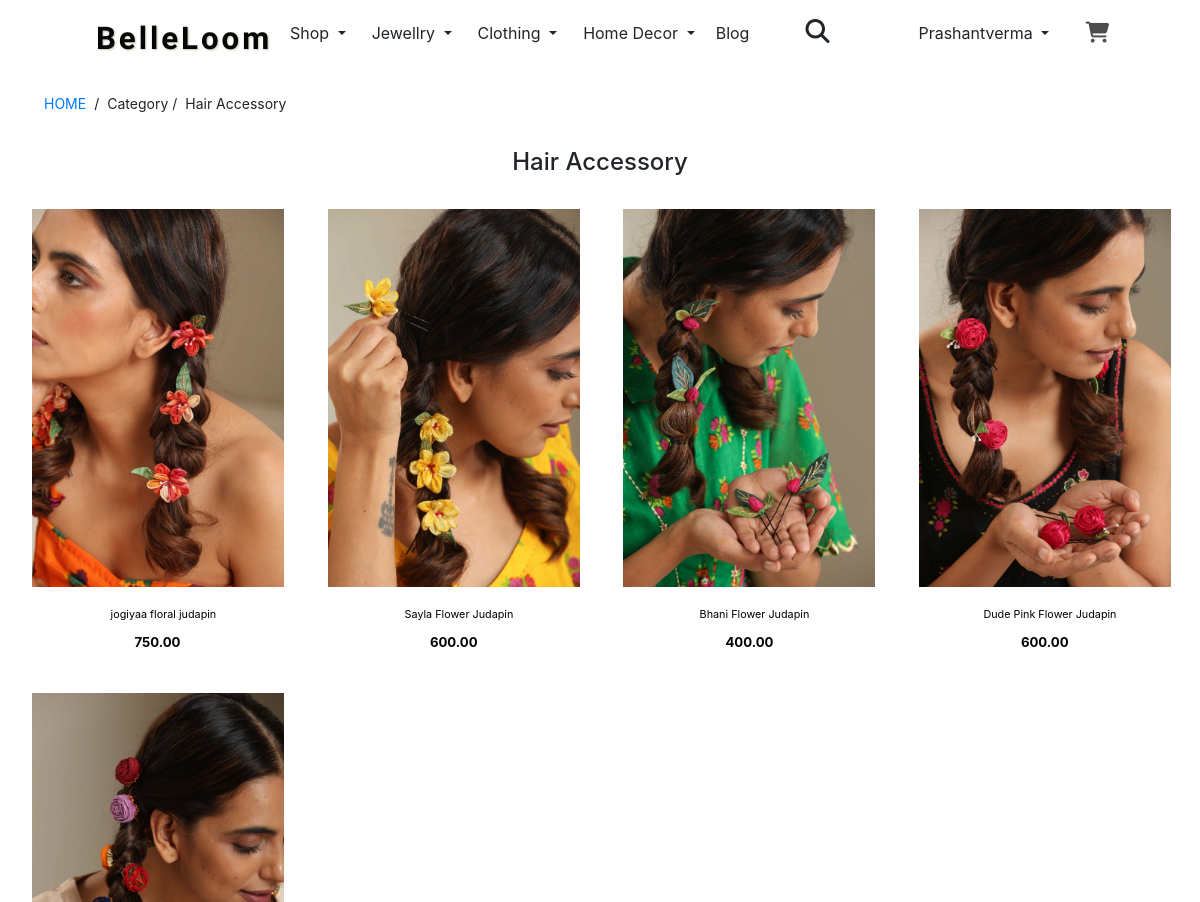
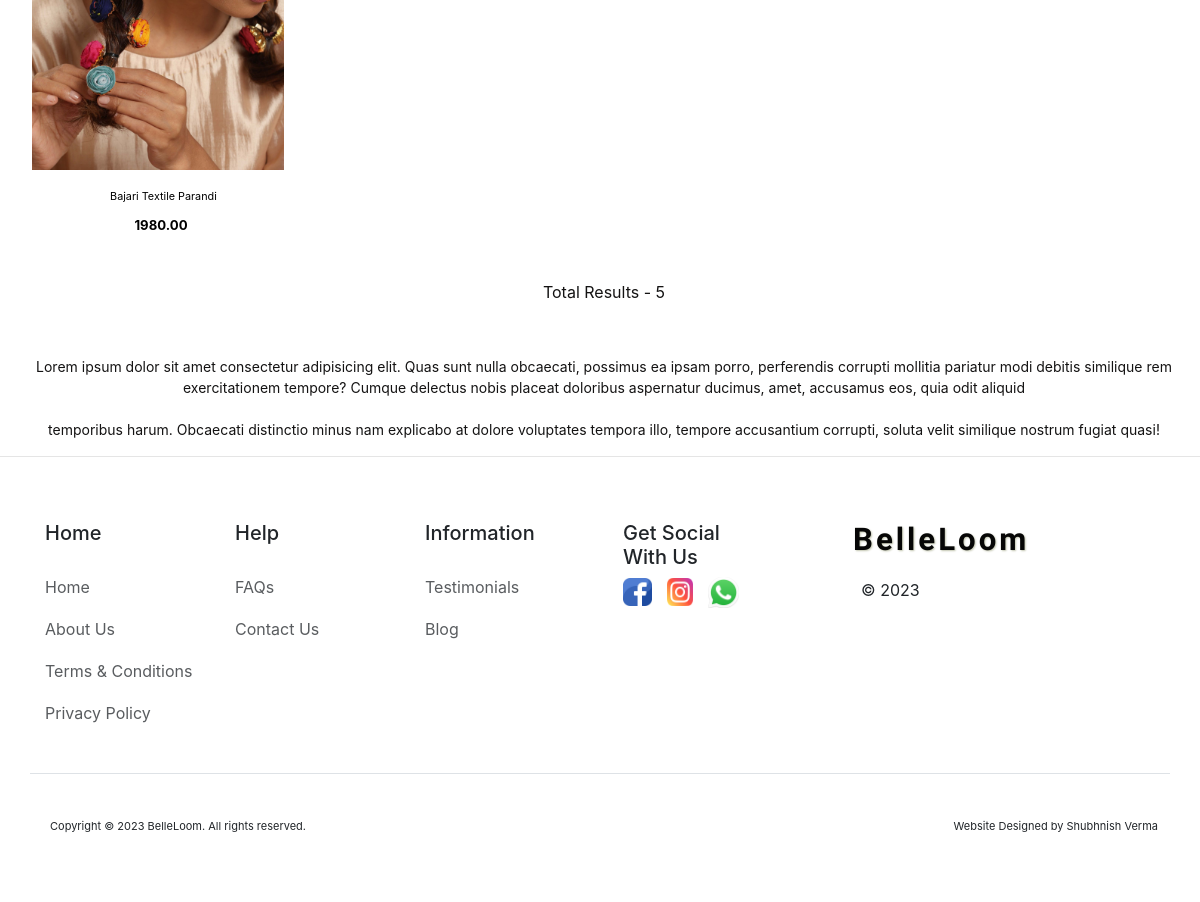
/category/Hair-Accessory (signed in), run on the app's committed database (2 pictures, top to bottom).
### store/models.py (models this page shows, shortened)
class Category(models.Model):
    slug = models.CharField(max_length=150, null=False, blank=False)
    Product_Name = models.CharField(max_length=150, null=False, blank=False)
    Image = models.ImageField(upload_to="store/images", null=True)
    Product_Desc = models.TextField(max_length=2000)
    status = models.BooleanField(default=False, help_text="0=default , 1=Hidden")
    trending = models.BooleanField(default=False, help_text="0=default , 1=Trending")
    meta_title = models.CharField(max_length=150)
    meta_keyword = models.CharField(max_length=150)
    meta_description = models.CharField(max_length=1000)
    created_at = models.DateTimeField(auto_now_add=True)

class Products(models.Model):
    category = models.ForeignKey(Category, on_delete=models.CASCADE)
    slug = models.CharField(max_length=150, null=False, blank=False)
    Product_Name = models.CharField(max_length=150, null=False, blank=False)
    Original_Price = models.DecimalField(max_digits=10, decimal_places=2)
    Selling_Price = models.DecimalField(max_digits=10, decimal_places=2)
    Product_Image_Main = models.ImageField(upload_to="store/images", null=False , default="")
    Product_Image2 = models.ImageField(upload_to="store/images", null=False , default="")
    Product_Image3 = models.ImageField(upload_to="store/images", null=False , default="")
    Product_Image4 = models.ImageField(upload_to="store/images", null=False , default="")
    Product_Quantity = models.PositiveIntegerField(default=0)
    size = models.CharField(max_length=20, default="")
    Product_Small_Desc = models.CharField(max_length=250)
    Product_Desc = models.TextField(max_length=2000)
    status = models.BooleanField(default=False, help_text="0=default , 1=Hidden")
    trending = models.BooleanField(default=False, help_text="0=default , 1=Trending")
    tag = models.CharField(max_length=150, null=True, blank=True)
    meta_title = models.CharField(max_length=150)
    meta_keyword = models.CharField(max_length=150)
    meta_description = models.CharField(max_length=1000)
    created_at = models.DateTimeField(auto_now_add=True)

### SVFashion/views.py (the view)
# urls.py: path('category/<str:slug>', views.categoryView, name="category" ),
def categoryView(request, slug):
    if(Category.objects.filter(slug=slug, status=0)):
        productsdata = Products.objects.filter(category__slug=slug)
        category_name = Category.objects.filter(slug=slug).first()
        data = {"productsdata": productsdata,
                "category_name" : category_name}
        return render(request, "CategoryPRODUCTS.html", data)
    else:
        messages.warning(request, "no such category found")
        return redirect("/")

### templates/CategoryPRODUCTS.html
{% extends "base.html" %}
{% block section %}
<head>
  <link rel="stylesheet" type="text/css" href="/static/css/CategoryPRODUCTS.css">
</head>
  <section>
    <div class="breadcrumb-category-product-mobile">
      <a href="{% url 'homepage' %}">HOME </a><p>/</p>
      <p>Category /</p>
      <p>{{ category_name.Product_Name }}</p>
    </div>
      <div>
        <h4 style="text-align: center;">{{ category_name.Product_Name }}</h4>
      </div>
    <div class="image-products-category row">
      {% if productsdata|length > 0 %}
      {% for item in productsdata %}
        <div class="col-lg-3 col-6 col-md-3 mb-3">
          <a href="{% url 'productview' item.category.slug item.slug %}" ><img src="/media/{{item.Product_Image_Main}}" class="d-block" alt="">
            <p>{{item.Product_Name}}</p><span>{{ item.Selling_Price }}</span>
          </a>
        </div>
        {% endfor %}
        {% else %}
        <h4 class="container text-center bg-body-secondary my-5 py-2">Products of this Category Coming Soon..</h4>
        {% endif %}
    </div>
    <div class="Result-Description">
      <p class="result">Total Results - {{ productsdata | length }}</p>
      <p>Lorem ipsum dolor sit amet consectetur adipisicing elit. Quas sunt nulla obcaecati, possimus ea ipsam porro,
        perferendis corrupti mollitia pariatur
        modi debitis similique rem exercitationem tempore? Cumque delectus nobis placeat doloribus aspernatur ducimus,
        amet, accusamus eos, quia odit aliquid
        <br><br>
        temporibus harum. Obcaecati distinctio minus nam explicabo at dolore voluptates tempora illo, tempore
        accusantium corrupti, soluta velit similique nostrum
        fugiat quasi!
      </p>
    </div>
  </section>
  {% endblock %}

### templates/header.html (shortened to what this page needs)
<!DOCTYPE html>
<html lang="en">
<head>
    <link href="https://cdn.jsdelivr.net/npm/bootstrap@5.3.2/dist/css/bootstrap.min.css" rel="stylesheet"
>
    <link rel="stylesheet" href="https://maxcdn.bootstrapcdn.com/bootstrap/4.5.2/css/bootstrap.min.css">
    <link rel="stylesheet" href="https://cdn.jsdelivr.net/npm/swiper@10/swiper-bundle.min.css" />
    <link rel="stylesheet" href="https://cdnjs.cloudflare.com/ajax/libs/font-awesome/6.4.2/css/all.min.css">
    <link rel="stylesheet" href="//cdn.jsdelivr.net/npm/alertifyjs@1.13.1/build/css/alertify.min.css" />
    <link rel="stylesheet" href="//cdn.jsdelivr.net/npm/alertifyjs@1.13.1/build/css/themes/default.min.css" />
    <link rel="stylesheet" type="text/css" href="/static/css/rastyle.css">
</head>
<body>
    <header>
        <div class="d-flex align-items-center justify-content-center py-0">
            <div class="col-md-2 mb-2 mb-md-0 me-md-1 me-4 me-sm-4">
                <a href="/" class="d-inline-flex link-body-emphasis text-decoration-none">
                    <h1 class="title-logo">BelleLoom</h1>
                </a>
            </div>
            <div class="dropdown">
                <h4 class="btn dropdown-toggle m-0" href="#" role="button" data-bs-toggle="dropdown"
                    aria-expanded="false">
                    Shop
                </h4>
            </div>
            <div class="dropdown">
                <h4 class="btn dropdown-toggle m-0" role="button" data-bs-toggle="dropdown" aria-expanded="false">
                    Jewellry
                </h4>
            </div>
            <div class="dropdown">
                <h4 class="btn dropdown-toggle m-0" role="button" data-bs-toggle="dropdown" aria-expanded="false">
                    Clothing
                </h4>
            </div>
            <div class="dropdown">
                <h4 class="btn dropdown-toggle m-0" role="button" data-bs-toggle="dropdown" aria-expanded="false">
                    Home Decor
                </h4>
            </div>
            <div>
                <a class="dropdown-item m-0 px-2" href="#">Blog</a>
            </div>
            <div class="dropdown-search mx-4">
                <i class="fa fa-search mx-4 fs-4" data-bs-toggle="dropdown"></i>
              </div>
            <div class="col-md-2 text-end">
                {% if request.user.is_authenticated %}
                <div class="dropdown">
                    <button class="btn dropdown-toggle" type="button" data-bs-toggle="dropdown" aria-expanded="false">
                        {{ request.user }}
                    </button>
                </div>
                {% else %}
                <a href=""><button type="button" class="btn me-1 log-button">Login</button></a>
                <a href=""><button type="button" class="btn signup-button">Sign-up</button></a>
                {% endif %}
            </div>
                <div class="cart-logo mb-2 d-flex">
                    <a href="{% url 'cartview' %}"><i class="fa-solid fa-cart-shopping"></i></a>
                </div>
        </div>
    </header>

### static/css/rastyle.css (style rules this page uses)
body { width: 100%; height: 100%; background-color: rgb(255, 255, 255); position: relative; }
header { position: sticky; top: 0; background-color: white; z-index: 999; padding-bottom: 8px; }
.title-logo { font-size: 2.6vw; font-weight: 600; font-family: 'Allura', cursive; color: rgb(6, 6, 6); text-shadow: 1px 1px 2px rgb(194, 197, 175); letter-spacing: 3px; }
.cart-logo a { padding-top: 0px; margin-right: 1.5vw; color: rgb(78, 77, 77); }
.cart-logo i { font-size: 21px; }
.dropdown-search { position: relative; }
.about-body-bg .left-about-menu div, p, a, ul { padding-left: 8px; padding-top: 10px; margin-top: 10px; }

### static/css/CategoryPRODUCTS.css (style rules this page uses)
section { width: 100%; height: 90%; }
.breadcrumb-category-product-mobile { font-size: 14px; display: flex; margin-top: 0; margin-left: 3vw; margin-bottom: 1.5vw; }
.image-products-category { width: 98.5%; display: flex; margin-left: 1vw; }
.image-products-category div { width: 100%; height:100%; padding-left: 1.2vw; }
.image-products-category a { text-decoration: none; color: black; text-align: center; line-height: 0.9; width: 50%; margin: 0; text-align: center; }
.image-products-category img { width: 21vw; height: 100%; margin-left: 0.5vw; }
.image-products-category a p { font-size: 0.9vw; font-weight: 400; margin-top: 0.8rem; margin-bottom: 0.6rem; text-align: center; }
.image-products-category a span { font-size: 1.1vw; font-weight: 700; margin-left: 5vw; padding: 0 4vw; }
.Result-Description { text-align: center; margin: 0vw 2vw; }
.Result-Description .result { text-align: center; margin-bottom: 3.5vw; margin-top: 1.5vw; font-size: 16px; }
.Result-Description p { font-size: 14px; color: rgb(20, 19, 19); }

### data on the page
Category: Product_Name "Hair Accessory"
Products: Product_Image_Main (picture), Product_Name "jogiyaa floral judapin", Selling_Price "750.00"
Products: Product_Image_Main (picture), Product_Name "Sayla Flower Judapin", Selling_Price "600.00"
Products: Product_Image_Main (picture), Product_Name "Bhani Flower Judapin", Selling_Price "400.00"
Products: Product_Image_Main (picture), Product_Name "Dude Pink Flower Judapin", Selling_Price "600.00"
Products: Product_Image_Main (picture), Product_Name "Bajari Textile Parandi", Selling_Price "1980.00"

### other printed values
{{ request.user }} "Prashantverma"
{{ productsdata | length }} "5"
